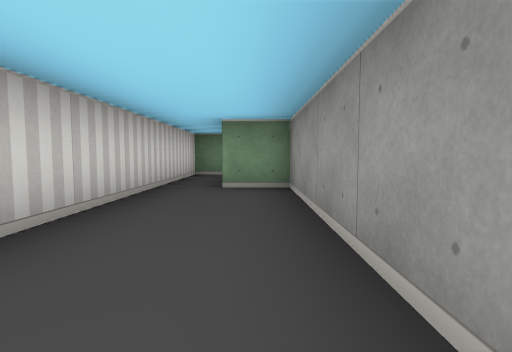
View 1 (above)

16 first-person views from a walk through a cub3D ray-caster map. The camera is about half as high as the walls, tilts 4° down and sees 80° across. The floor is counted in squares. Each view is taken from the middle of a square. On the plan, view 1 faces up. The plan holds only what a view shows up to about 9 squares ahead; the rest is blank.

View 2
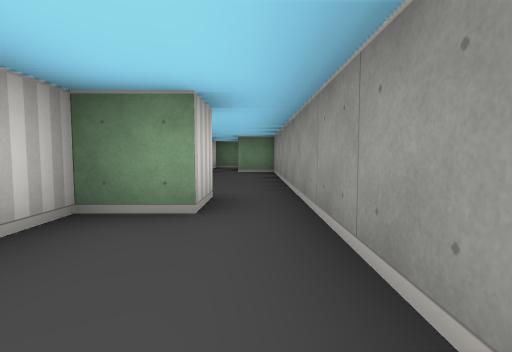

View 3
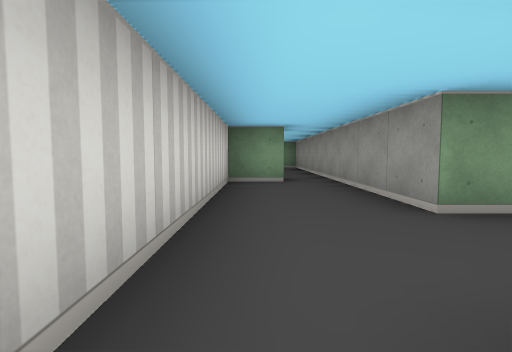

View 4
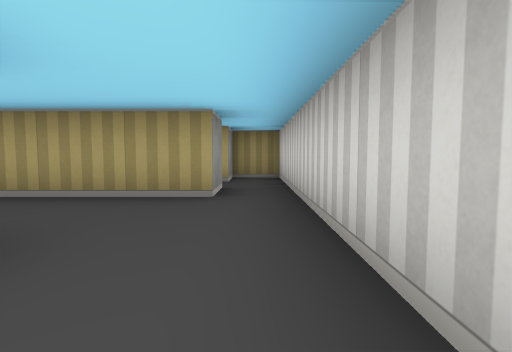

View 5
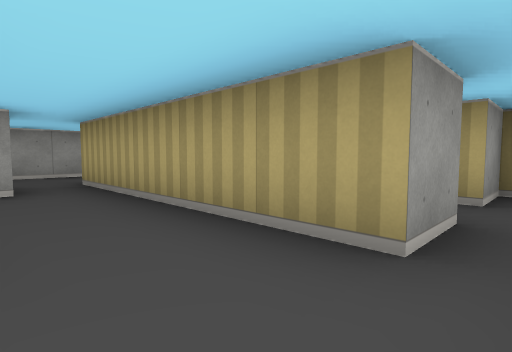

View 6
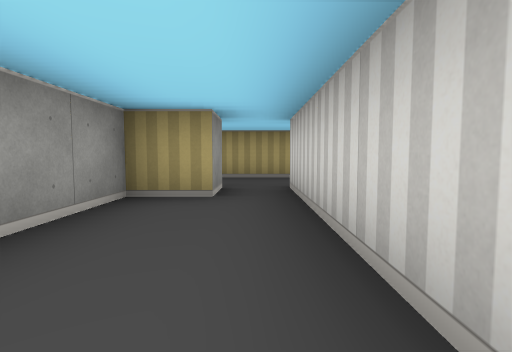

View 7
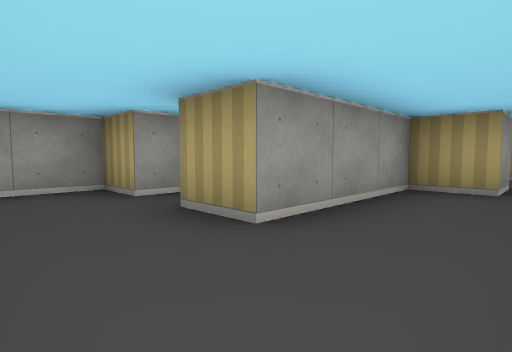

View 8
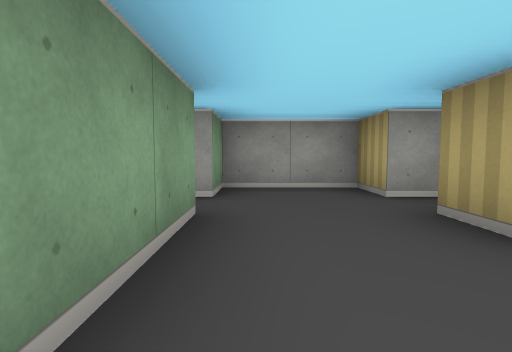

View 9
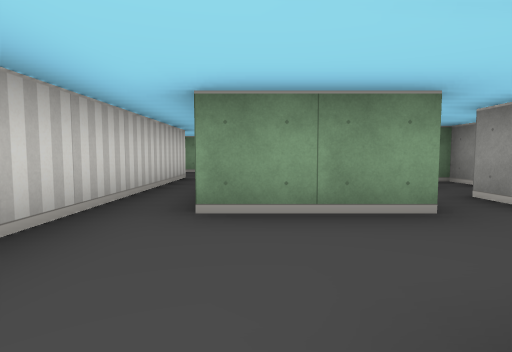

View 10
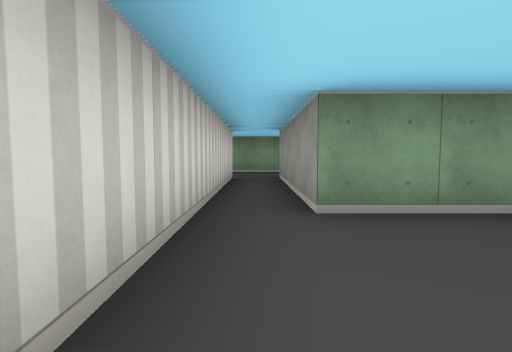

View 11
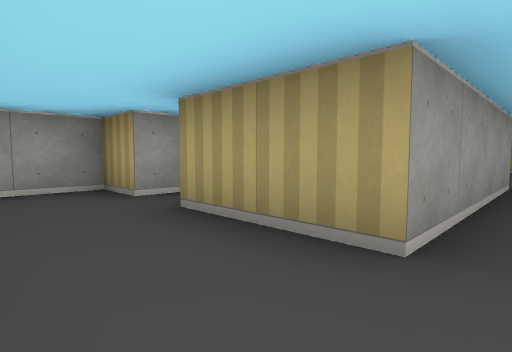

View 12
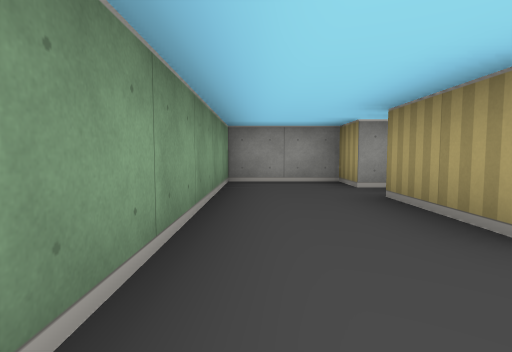

View 13
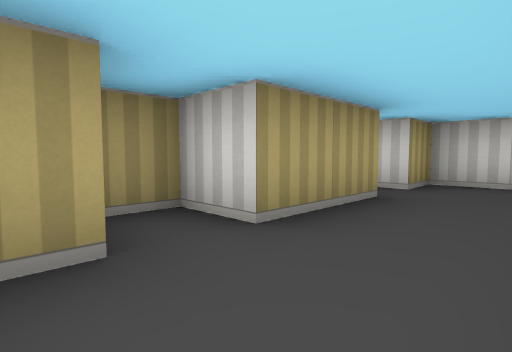

View 14
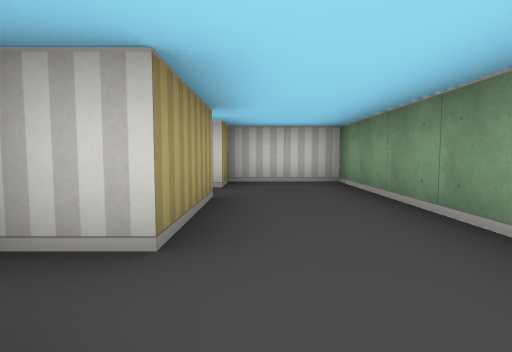

View 15
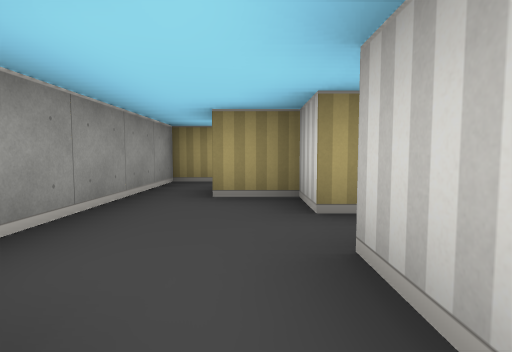

View 16
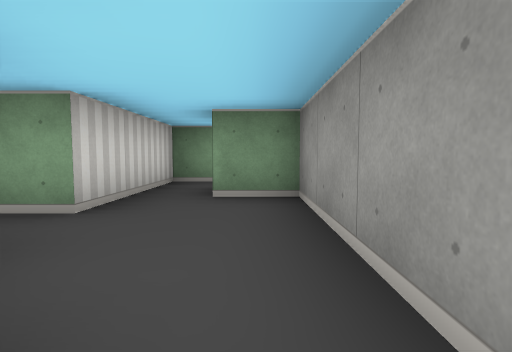

### Floor plan
Ten units are one square. View 1 is at (0, 0); x grows to the right and y downward. Boxes are objects, and circles mark ways between rooms. Rooms are numbered by the first view taken in them; rooms with no view inside come last. Other rooms are left out.
<svg viewBox="-20 -80 90 180">
<path fill="none" stroke="#000" d="M-5 5 -5 15M-8 -75 -15 -75 -15 -18M5 15 5 -45 -5 -45M5 45 5 15M-5 65 5 65M-5 15 -15 15 -15 65M-5 76 -5 65M-15 65 -15 95 -5 95 -5 85M15 -15 15 45M34 -15 25 -15M25 45 25 35 35 35 35 5M45 -45 52 -45M55 -55 65 -55 65 -75 5 -75 5 -55 15 -55 15 -15M25 -15 25 -55 45 -55M52 25 45 25 45 45M35 65 45 65 45 75 55 75M45 45 45 55 39 55M58 95 65 95 65 45 55 45M46 -15 34 -15M55 5 65 5 65 -15 55 -15M35 5 45 5M11 45 5 45M5 65 35 65M55 -15 55 -25M65 -39 65 -45"/>
<circle cx="0" cy="10" r="3" fill="#2a7"/>
<circle cx="-10" cy="70" r="3" fill="#2a7"/>
<circle cx="10" cy="55" r="3" fill="#2a7"/>
<circle cx="20" cy="-20" r="3" fill="#2a7"/>
<circle cx="40" cy="-5" r="3" fill="#2a7"/>
<circle cx="20" cy="50" r="3" fill="#2a7"/>
<circle cx="50" cy="50" r="3" fill="#2a7"/>
<circle cx="40" cy="60" r="3" fill="#2a7"/>
<circle cx="50" cy="-20" r="3" fill="#2a7"/>
<text x="-10" y="-30">1</text>
<text x="-10" y="40">2</text>
<text x="10" y="80">3</text>
<text x="20" y="10">4</text>
<text x="30" y="-60">5</text>
<text x="50" y="30">6</text>
<text x="50" y="70">7</text>
<text x="50" y="-10">8</text>
<text x="20" y="50">9</text>
<text x="50" y="-30">10</text>
</svg>
Room 1 opens to room 2. Room 2 opens to room 3. Room 2 opens to room 9. Room 4 opens to room 5. Room 4 opens to room 8. Room 4 opens to room 9. Room 6 opens to room 7. Room 7 opens to room 9. Room 8 opens to room 10.

Where each view was taken, in squares from view 1:
view 1: 0 up, 0 right, facing up
view 2: 4 down, 0 right, facing up
view 3: 7 down, 1 left, facing up
view 4: 3 down, 1 left, facing down
view 5: 5 down, 1 left, facing down-right
view 6: 0 up, 2 right, facing down
view 7: 1 up, 2 right, facing down-right
view 8: 1 up, 2 right, facing right
view 9: 1 down, 3 right, facing up
view 10: 1 down, 2 right, facing up
view 11: 7 up, 2 right, facing down-right
view 12: 7 up, 1 right, facing right
view 13: 7 up, 6 right, facing down-left
view 14: 6 up, 6 right, facing left
view 15: 4 down, 5 right, facing down
view 16: 8 down, 6 right, facing up
